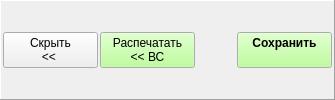
        <widget class="QFrame" name="frame_14">
         <property name="frameShape">
          <enum>QFrame::Panel</enum>
         </property>
         <property name="frameShadow">
          <enum>QFrame::Raised</enum>
         </property>
         <layout class="QHBoxLayout" name="horizontalLayout_15">
          <property name="spacing">
           <number>2</number>
          </property>
          <property name="leftMargin">
           <number>2</number>
          </property>
          <property name="topMargin">
           <number>2</number>
          </property>
          <property name="rightMargin">
           <number>2</number>
          </property>
          <property name="bottomMargin">
           <number>2</number>
          </property>
          <item>
           <widget class="QPushButton" name="bn_polis_back">
            <property name="minimumSize">
             <size>
              <width>95</width>
              <height>0</height>
             </size>
            </property>
            <property name="font">
             <font>
              <weight>50</weight>
              <bold>false</bold>
             </font>
            </property>
            <property name="text">
             <string>Скрыть
&lt;&lt; </string>
            </property>
           </widget>
          </item>
          <item>
           <widget class="QPushButton" name="bn_print_vs_2">
            <property name="minimumSize">
             <size>
              <width>95</width>
              <height>0</height>
             </size>
            </property>
            <property name="maximumSize">
             <size>
              <width>100</width>
              <height>16777215</height>
             </size>
            </property>
            <property name="palette">
             <palette>
              <active>
               <colorrole role="Button">
                <brush brushstyle="SolidPattern">
                 <color alpha="255">
                  <red>170</red>
                  <green>255</green>
                  <blue>127</blue>
                 </color>
                </brush>
               </colorrole>
              </active>
              <inactive>
               <colorrole role="Button">
                <brush brushstyle="SolidPattern">
                 <color alpha="255">
                  <red>170</red>
                  <green>255</green>
                  <blue>127</blue>
                 </color>
                </brush>
               </colorrole>
              </inactive>
              <disabled>
               <colorrole role="Button">
                <brush brushstyle="SolidPattern">
                 <color alpha="255">
                  <red>170</red>
                  <green>255</green>
                  <blue>127</blue>
                 </color>
                </brush>
               </colorrole>
              </disabled>
             </palette>
            </property>
            <property name="font">
             <font>
              <weight>50</weight>
              <bold>false</bold>
             </font>
            </property>
            <property name="text">
             <string>Распечатать
&lt;&lt; ВС</string>
            </property>
           </widget>
          </item>
          <item>
           <spacer name="horizontalSpacer_15">
            <property name="orientation">
             <enum>Qt::Horizontal</enum>
            </property>
            <property name="sizeHint" stdset="0">
             <size>
              <width>40</width>
              <height>20</height>
             </size>
            </property>
           </spacer>
          </item>
          <item>
           <widget class="QPushButton" name="bn_polis_save">
            <property name="enabled">
             <bool>true</bool>
            </property>
            <property name="minimumSize">
             <size>
              <width>95</width>
              <height>0</height>
             </size>
            </property>
            <property name="palette">
             <palette>
              <active>
               <colorrole role="Button">
                <brush brushstyle="SolidPattern">
                 <color alpha="255">
                  <red>170</red>
                  <green>255</green>
                  <blue>127</blue>
                 </color>
                </brush>
               </colorrole>
              </active>
              <inactive>
               <colorrole role="Button">
                <brush brushstyle="SolidPattern">
                 <color alpha="255">
                  <red>170</red>
                  <green>255</green>
                  <blue>127</blue>
                 </color>
                </brush>
               </colorrole>
              </inactive>
              <disabled>
               <colorrole role="Button">
                <brush brushstyle="SolidPattern">
                 <color alpha="255">
                  <red>170</red>
                  <green>255</green>
                  <blue>127</blue>
                 </color>
                </brush>
               </colorrole>
              </disabled>
             </palette>
            </property>
            <property name="font">
             <font>
              <weight>75</weight>
              <bold>true</bold>
             </font>
            </property>
            <property name="text">
             <string>Сохранить
</string>
            </property>
           </widget>
          </item>
         </layout>
        </widget>
